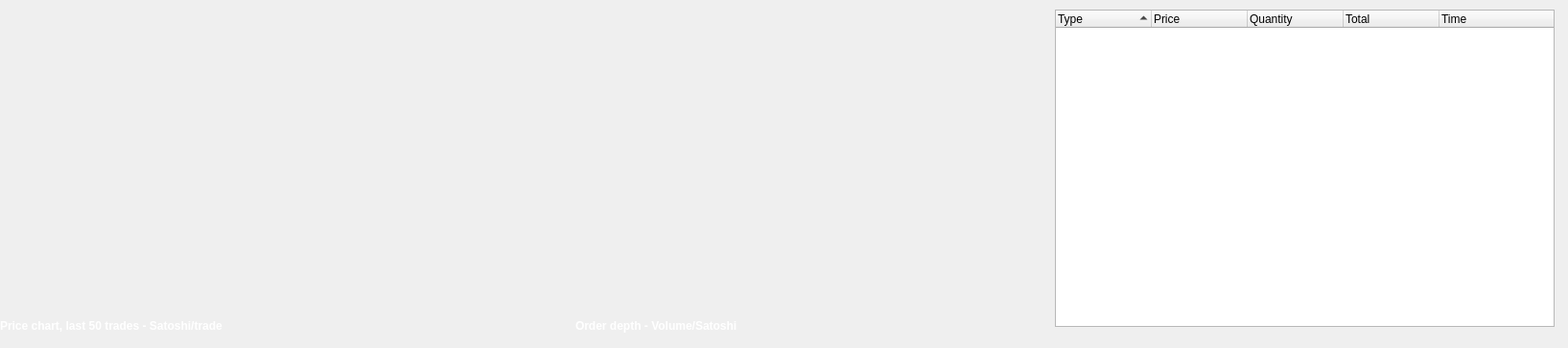
          <widget class="QWidget" name="scrollAreaWidgetContentsBittrex">
           <property name="geometry">
            <rect>
             <x>0</x>
             <y>0</y>
             <width>1635</width>
             <height>363</height>
            </rect>
           </property>
           <property name="minimumSize">
            <size>
             <width>1635</width>
             <height>0</height>
            </size>
           </property>
           <property name="autoFillBackground">
            <bool>false</bool>
           </property>
           <property name="styleSheet">
            <string notr="true"/>
           </property>
           <widget class="QLabel" name="lblBittrexTrades">
            <property name="geometry">
             <rect>
              <x>0</x>
              <y>330</y>
              <width>311</width>
              <height>21</height>
             </rect>
            </property>
            <property name="sizePolicy">
             <sizepolicy hsizetype="Preferred" vsizetype="Preferred">
              <horstretch>0</horstretch>
              <verstretch>0</verstretch>
             </sizepolicy>
            </property>
            <property name="palette">
             <palette>
              <active>
               <colorrole role="WindowText">
                <brush brushstyle="SolidPattern">
                 <color alpha="255">
                  <red>90</red>
                  <green>104</green>
                  <blue>118</blue>
                 </color>
                </brush>
               </colorrole>
               <colorrole role="Button">
                <brush brushstyle="SolidPattern">
                 <color alpha="255">
                  <red>178</red>
                  <green>178</green>
                  <blue>178</blue>
                 </color>
                </brush>
               </colorrole>
               <colorrole role="Text">
                <brush brushstyle="SolidPattern">
                 <color alpha="255">
                  <red>90</red>
                  <green>104</green>
                  <blue>118</blue>
                 </color>
                </brush>
               </colorrole>
               <colorrole role="ButtonText">
                <brush brushstyle="SolidPattern">
                 <color alpha="255">
                  <red>90</red>
                  <green>104</green>
                  <blue>118</blue>
                 </color>
                </brush>
               </colorrole>
               <colorrole role="Base">
                <brush brushstyle="SolidPattern">
                 <color alpha="255">
                  <red>178</red>
                  <green>178</green>
                  <blue>178</blue>
                 </color>
                </brush>
               </colorrole>
               <colorrole role="Window">
                <brush brushstyle="SolidPattern">
                 <color alpha="255">
                  <red>178</red>
                  <green>178</green>
                  <blue>178</blue>
                 </color>
                </brush>
               </colorrole>
              </active>
              <inactive>
               <colorrole role="WindowText">
                <brush brushstyle="SolidPattern">
                 <color alpha="255">
                  <red>90</red>
                  <green>104</green>
                  <blue>118</blue>
                 </color>
                </brush>
               </colorrole>
               <colorrole role="Button">
                <brush brushstyle="SolidPattern">
                 <color alpha="255">
                  <red>178</red>
                  <green>178</green>
                  <blue>178</blue>
                 </color>
                </brush>
               </colorrole>
               <colorrole role="Text">
                <brush brushstyle="SolidPattern">
                 <color alpha="255">
                  <red>90</red>
                  <green>104</green>
                  <blue>118</blue>
                 </color>
                </brush>
               </colorrole>
               <colorrole role="ButtonText">
                <brush brushstyle="SolidPattern">
                 <color alpha="255">
                  <red>90</red>
                  <green>104</green>
                  <blue>118</blue>
                 </color>
                </brush>
               </colorrole>
               <colorrole role="Base">
                <brush brushstyle="SolidPattern">
                 <color alpha="255">
                  <red>178</red>
                  <green>178</green>
                  <blue>178</blue>
                 </color>
                </brush>
               </colorrole>
               <colorrole role="Window">
                <brush brushstyle="SolidPattern">
                 <color alpha="255">
                  <red>178</red>
                  <green>178</green>
                  <blue>178</blue>
                 </color>
                </brush>
               </colorrole>
              </inactive>
              <disabled>
               <colorrole role="WindowText">
                <brush brushstyle="SolidPattern">
                 <color alpha="255">
                  <red>90</red>
                  <green>104</green>
                  <blue>118</blue>
                 </color>
                </brush>
               </colorrole>
               <colorrole role="Button">
                <brush brushstyle="SolidPattern">
                 <color alpha="255">
                  <red>178</red>
                  <green>178</green>
                  <blue>178</blue>
                 </color>
                </brush>
               </colorrole>
               <colorrole role="Text">
                <brush brushstyle="SolidPattern">
                 <color alpha="255">
                  <red>90</red>
                  <green>104</green>
                  <blue>118</blue>
                 </color>
                </brush>
               </colorrole>
               <colorrole role="ButtonText">
                <brush brushstyle="SolidPattern">
                 <color alpha="255">
                  <red>90</red>
                  <green>104</green>
                  <blue>118</blue>
                 </color>
                </brush>
               </colorrole>
               <colorrole role="Base">
                <brush brushstyle="SolidPattern">
                 <color alpha="255">
                  <red>178</red>
                  <green>178</green>
                  <blue>178</blue>
                 </color>
                </brush>
               </colorrole>
               <colorrole role="Window">
                <brush brushstyle="SolidPattern">
                 <color alpha="255">
                  <red>178</red>
                  <green>178</green>
                  <blue>178</blue>
                 </color>
                </brush>
               </colorrole>
              </disabled>
             </palette>
            </property>
            <property name="autoFillBackground">
             <bool>false</bool>
            </property>
            <property name="text">
             <string>&lt;html&gt;&lt;head/&gt;&lt;body&gt;&lt;p&gt;&lt;span style=&quot; font-weight:600;color:#ffffff;&quot;&gt;Price chart, &lt;/span&gt;&lt;span style=&quot; font-weight:600;color:#ffffff;&quot;&gt;last 50 trades - Satoshi/trade&lt;/span&gt;&lt;/p&gt;&lt;/body&gt;&lt;/html&gt;</string>
            </property>
           </widget>
           <widget class="QCustomPlot" name="qCustomPlotBittrexTrades" native="true">
            <property name="geometry">
             <rect>
              <x>0</x>
              <y>10</y>
              <width>531</width>
              <height>311</height>
             </rect>
            </property>
            <property name="sizePolicy">
             <sizepolicy hsizetype="Preferred" vsizetype="Preferred">
              <horstretch>0</horstretch>
              <verstretch>0</verstretch>
             </sizepolicy>
            </property>
            <property name="autoFillBackground">
             <bool>false</bool>
            </property>
            <property name="styleSheet">
             <string notr="true"/>
            </property>
           </widget>
           <widget class="QCustomPlot" name="qCustomPlotBittrexOrderDepth" native="true">
            <property name="geometry">
             <rect>
              <x>550</x>
              <y>10</y>
              <width>531</width>
              <height>311</height>
             </rect>
            </property>
            <property name="sizePolicy">
             <sizepolicy hsizetype="Preferred" vsizetype="Preferred">
              <horstretch>0</horstretch>
              <verstretch>0</verstretch>
             </sizepolicy>
            </property>
            <property name="autoFillBackground">
             <bool>false</bool>
            </property>
            <property name="styleSheet">
             <string notr="true"/>
            </property>
           </widget>
           <widget class="QLabel" name="lblBittrexOrderDepth">
            <property name="geometry">
             <rect>
              <x>600</x>
              <y>330</y>
              <width>211</width>
              <height>20</height>
             </rect>
            </property>
            <property name="sizePolicy">
             <sizepolicy hsizetype="Preferred" vsizetype="Preferred">
              <horstretch>0</horstretch>
              <verstretch>0</verstretch>
             </sizepolicy>
            </property>
            <property name="palette">
             <palette>
              <active>
               <colorrole role="WindowText">
                <brush brushstyle="SolidPattern">
                 <color alpha="255">
                  <red>90</red>
                  <green>104</green>
                  <blue>118</blue>
                 </color>
                </brush>
               </colorrole>
               <colorrole role="Button">
                <brush brushstyle="SolidPattern">
                 <color alpha="255">
                  <red>178</red>
                  <green>178</green>
                  <blue>178</blue>
                 </color>
                </brush>
               </colorrole>
               <colorrole role="Text">
                <brush brushstyle="SolidPattern">
                 <color alpha="255">
                  <red>90</red>
                  <green>104</green>
                  <blue>118</blue>
                 </color>
                </brush>
               </colorrole>
               <colorrole role="ButtonText">
                <brush brushstyle="SolidPattern">
                 <color alpha="255">
                  <red>90</red>
                  <green>104</green>
                  <blue>118</blue>
                 </color>
                </brush>
               </colorrole>
               <colorrole role="Base">
                <brush brushstyle="SolidPattern">
                 <color alpha="255">
                  <red>178</red>
                  <green>178</green>
                  <blue>178</blue>
                 </color>
                </brush>
               </colorrole>
               <colorrole role="Window">
                <brush brushstyle="SolidPattern">
                 <color alpha="255">
                  <red>178</red>
                  <green>178</green>
                  <blue>178</blue>
                 </color>
                </brush>
               </colorrole>
              </active>
              <inactive>
               <colorrole role="WindowText">
                <brush brushstyle="SolidPattern">
                 <color alpha="255">
                  <red>90</red>
                  <green>104</green>
                  <blue>118</blue>
                 </color>
                </brush>
               </colorrole>
               <colorrole role="Button">
                <brush brushstyle="SolidPattern">
                 <color alpha="255">
                  <red>178</red>
                  <green>178</green>
                  <blue>178</blue>
                 </color>
                </brush>
               </colorrole>
               <colorrole role="Text">
                <brush brushstyle="SolidPattern">
                 <color alpha="255">
                  <red>90</red>
                  <green>104</green>
                  <blue>118</blue>
                 </color>
                </brush>
               </colorrole>
               <colorrole role="ButtonText">
                <brush brushstyle="SolidPattern">
                 <color alpha="255">
                  <red>90</red>
                  <green>104</green>
                  <blue>118</blue>
                 </color>
                </brush>
               </colorrole>
               <colorrole role="Base">
                <brush brushstyle="SolidPattern">
                 <color alpha="255">
                  <red>178</red>
                  <green>178</green>
                  <blue>178</blue>
                 </color>
                </brush>
               </colorrole>
               <colorrole role="Window">
                <brush brushstyle="SolidPattern">
                 <color alpha="255">
                  <red>178</red>
                  <green>178</green>
                  <blue>178</blue>
                 </color>
                </brush>
               </colorrole>
              </inactive>
              <disabled>
               <colorrole role="WindowText">
                <brush brushstyle="SolidPattern">
                 <color alpha="255">
                  <red>90</red>
                  <green>104</green>
                  <blue>118</blue>
                 </color>
                </brush>
               </colorrole>
               <colorrole role="Button">
                <brush brushstyle="SolidPattern">
                 <color alpha="255">
                  <red>178</red>
                  <green>178</green>
                  <blue>178</blue>
                 </color>
                </brush>
               </colorrole>
               <colorrole role="Text">
                <brush brushstyle="SolidPattern">
                 <color alpha="255">
                  <red>90</red>
                  <green>104</green>
                  <blue>118</blue>
                 </color>
                </brush>
               </colorrole>
               <colorrole role="ButtonText">
                <brush brushstyle="SolidPattern">
                 <color alpha="255">
                  <red>90</red>
                  <green>104</green>
                  <blue>118</blue>
                 </color>
                </brush>
               </colorrole>
               <colorrole role="Base">
                <brush brushstyle="SolidPattern">
                 <color alpha="255">
                  <red>178</red>
                  <green>178</green>
                  <blue>178</blue>
                 </color>
                </brush>
               </colorrole>
               <colorrole role="Window">
                <brush brushstyle="SolidPattern">
                 <color alpha="255">
                  <red>178</red>
                  <green>178</green>
                  <blue>178</blue>
                 </color>
                </brush>
               </colorrole>
              </disabled>
             </palette>
            </property>
            <property name="autoFillBackground">
             <bool>false</bool>
            </property>
            <property name="text">
             <string>&lt;html&gt;&lt;head/&gt;&lt;body&gt;&lt;p&gt;&lt;span style=&quot; font-weight:600;color:#ffffff;&quot;&gt;Order depth &lt;/span&gt;&lt;span style=&quot; font-weight:600;color:#ffffff;&quot;&gt;- Volume/Satoshi&lt;/span&gt;&lt;/p&gt;&lt;/body&gt;&lt;/html&gt;</string>
            </property>
           </widget>
           <widget class="QTreeWidget" name="tblBittrexTrades">
            <property name="geometry">
             <rect>
              <x>1100</x>
              <y>10</y>
              <width>521</width>
              <height>331</height>
             </rect>
            </property>
            <property name="sizePolicy">
             <sizepolicy hsizetype="Preferred" vsizetype="Expanding">
              <horstretch>0</horstretch>
              <verstretch>0</verstretch>
             </sizepolicy>
            </property>
            <property name="autoFillBackground">
             <bool>true</bool>
            </property>
            <property name="styleSheet">
             <string notr="true">QScrollBar:vertical {background: white;height: 15px;}QScrollBar::handle:vertical {background: #d3d6d8;min-width: 20px;}</string>
            </property>
            <property name="verticalScrollBarPolicy">
             <enum>Qt::ScrollBarAlwaysOn</enum>
            </property>
            <property name="horizontalScrollBarPolicy">
             <enum>Qt::ScrollBarAlwaysOff</enum>
            </property>
            <property name="autoScrollMargin">
             <number>16</number>
            </property>
            <property name="indentation">
             <number>10</number>
            </property>
            <property name="sortingEnabled">
             <bool>true</bool>
            </property>
            <property name="animated">
             <bool>false</bool>
            </property>
            <property name="headerHidden">
             <bool>false</bool>
            </property>
            <attribute name="headerCascadingSectionResizes">
             <bool>false</bool>
            </attribute>
            <attribute name="headerHighlightSections">
             <bool>false</bool>
            </attribute>
            <column>
             <property name="text">
              <string>Type</string>
             </property>
            </column>
            <column>
             <property name="text">
              <string>Price</string>
             </property>
            </column>
            <column>
             <property name="text">
              <string>Quantity</string>
             </property>
            </column>
            <column>
             <property name="text">
              <string>Total</string>
             </property>
            </column>
            <column>
             <property name="text">
              <string>Time</string>
             </property>
            </column>
           </widget>
          </widget>
